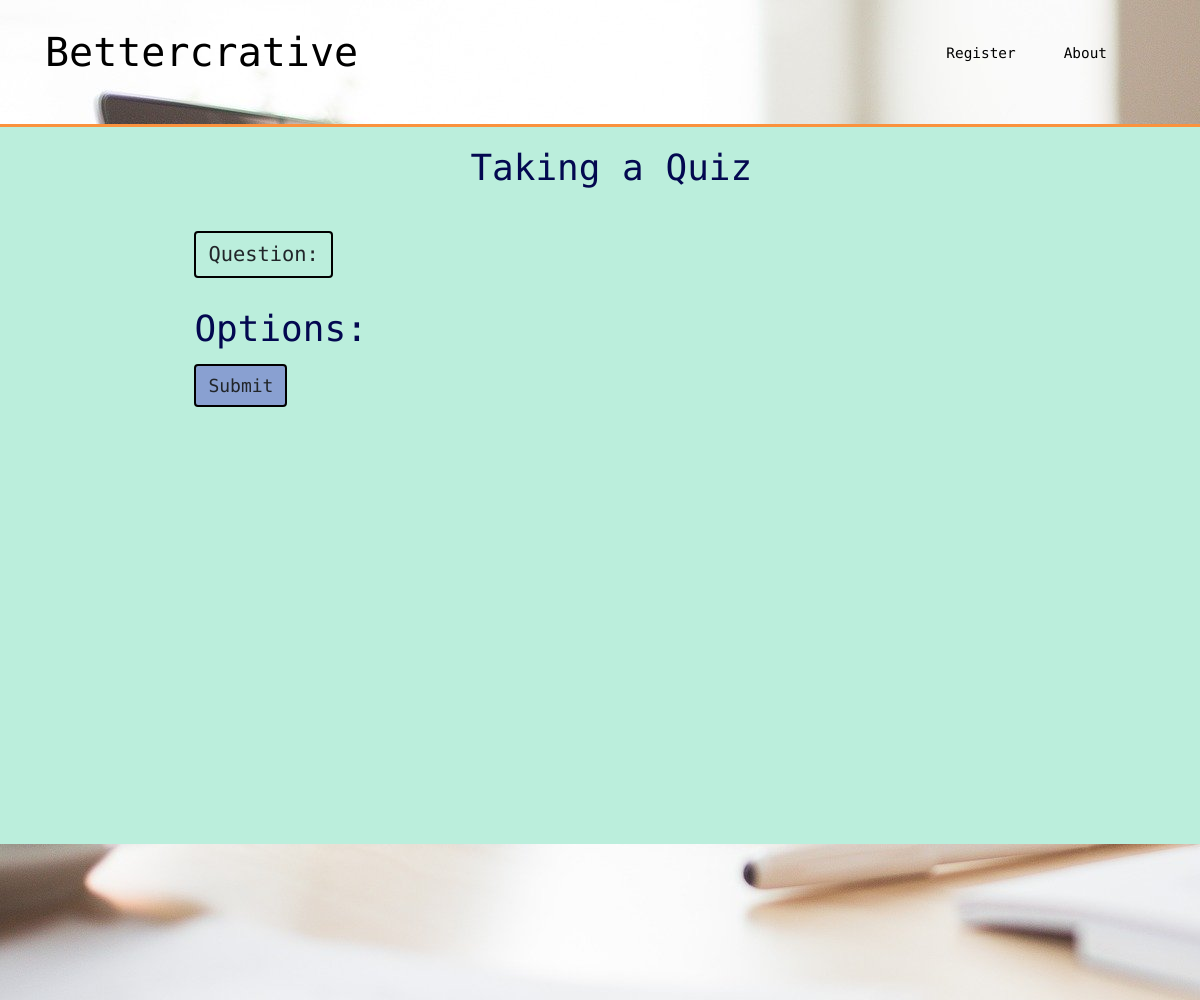
Before: /classroom/3 with the older database file.
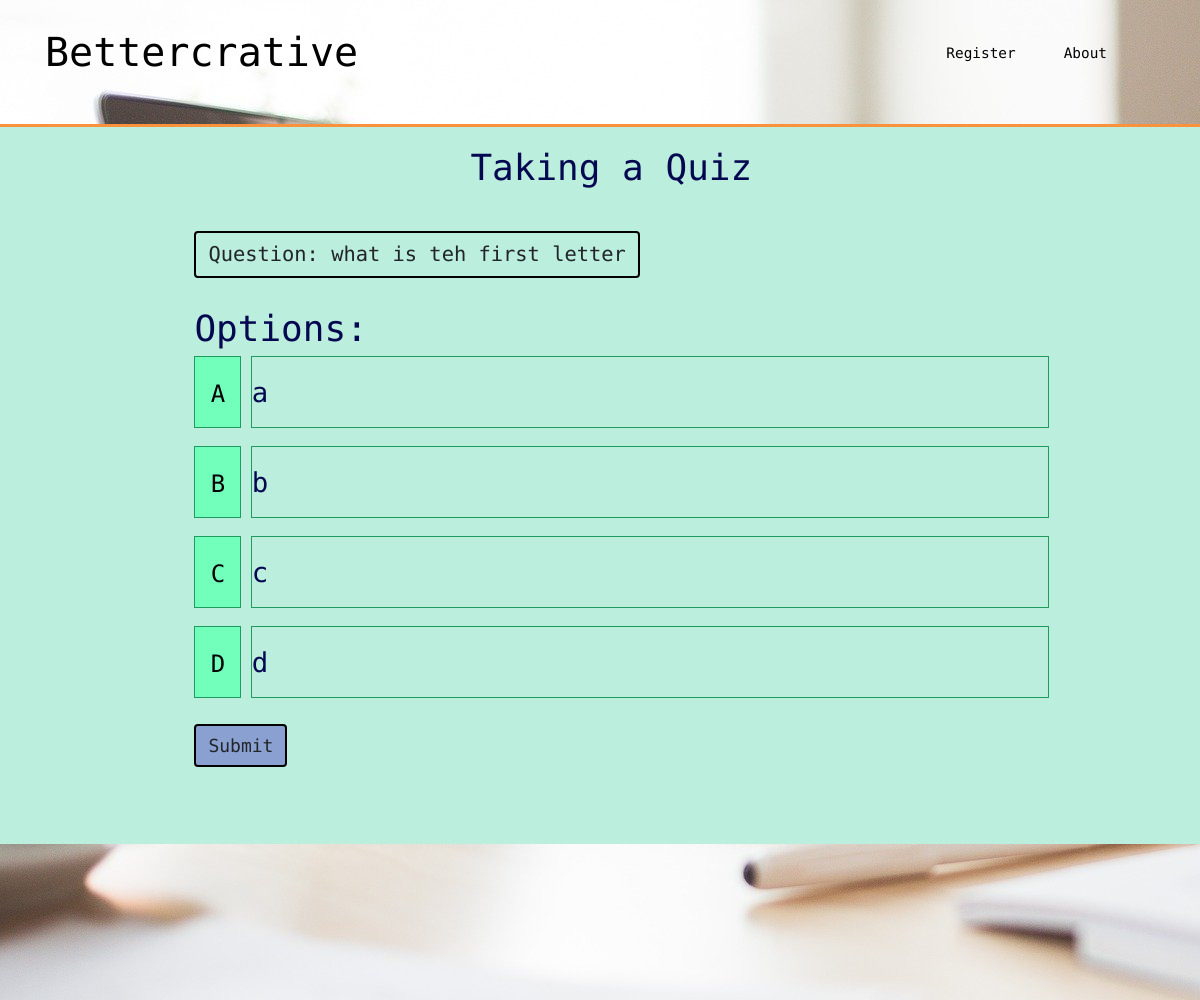
After: the same page with the newer database file.
### bettercrative/models.py (models this page shows, shortened)
class Quiz(db.Model):
    id = db.Column(db.Integer, primary_key=True)
    name = db.Column(db.String(50), unique=True, nullable=False)
    question_content = db.Column(db.String, nullable=False)
    question_answers = db.relationship('Answer', backref='quiz', lazy=True, collection_class=list,
                                       cascade="all, delete, delete-orphan")
    date_created = db.Column(db.Date, nullable=False, default=datetime.today())
    user_id = db.Column(db.Integer, db.ForeignKey('user.id'), nullable=False)
    classroom_host_id = db.Column(db.Integer, db.ForeignKey('classroom.id'), nullable=True)
    active_question = db.Column(db.String, nullable=True)
    questions = db.relationship('Question', backref='quiz', lazy=True, collection_class=list, cascade="all, delete, delete-orphan")

class Answer(db.Model):
    id = db.Column(db.Integer, primary_key=True)
    content = db.Column(db.Text, nullable=False)
    quiz_id = db.Column(db.Integer, db.ForeignKey('quiz.id'), nullable=False)
    correct = db.Column(db.Boolean, nullable=False, default=False)

### bettercrative/classrooms/routes.py (the view)
@classrooms.route("/classroom/<int:classroom_id>", methods=['GET', 'POST'])
def classroom(classroom_id):
    classroom = Classroom.query.get_or_404(classroom_id)
    quizzes = classroom.added_quizzes
    if current_user.is_authenticated:
        return render_template('classroom.html', title=classroom.name, classroom=classroom) #, active_quiz=active_quiz <- THIS WAS REMOVED FROM END OF THIS LINE
    else:
        quiz = Quiz.query.filter_by(classroom_host_id=classroom_id).first()
        return render_template('take_quiz.html', title='TakeQuiz', classroom=classroom, quiz=quiz)
        print(classroom_id)
        return render_template('take_quiz.html', classroom_id=classroom_id)

### bettercrative/templates/take_quiz.html (shortened to what this page needs)
{% extends "layout.html" %}
{% block content %}
<div class = "multiple-choice">
         <span class = "Taking-a-Quiz">Taking a Quiz</span>
        <div class = "answerchoices">
            <div class = "menu" style = "margin-left:15vw; margin-top: ">
                <form action="" method='POST'>
                        <span class = "btn" style = "font-size:1.7vw; margin-top:3vw;"> Question: {{ quiz.question_content }} </span>
                        <div class =  "options">
                            <span> Options:</span>
                                <div class ="Student-Answers">
                                {%for eachanswer in quiz.question_answers%}
                                <div class = "answerContainer reset">
                                    <div class = "answerChoice">
                                        <span class = "choice"> <input type = "button" name="studentResponse" value = '{{"ABCD"[loop.index0]}}' class ="response"></span>
                                        <div class = "answerBox">
                                            <div class = "answerBox-answer">
                                                {{eachanswer.content}}
                                            </div>
                                        </div>
                                    </div>
                                {%endfor%}
                                <button type="submit" class="btn Taking-a-Quiz-Submit" style="background-color:rgb(137, 160, 209);">Submit</button>
                                </div>
                        </div>
                </form>
            </div>
        </div>
{% endblock  %}

### bettercrative/templates/layout.html (shortened to what this page needs)
<!DOCTYPE html>
<html lang="en">
<head>
    <link href="https://stackpath.bootstrapcdn.com/bootstrap/4.4.1/css/bootstrap.min.css"
 rel="stylesheet">
    <link href="{{ url_for('static', filename='vendor/fontawesome-free/css/all.min.css')}}" rel="stylesheet" type="text/css">
    <link href="{{ url_for('static', filename='main.css') }}" rel="stylesheet" type="text/css">
</head>
<body id = "body">
<div class="transparent-background">
        <header>
            <nav class="nav">
                <div class="container">
                    <div class="logo">
                        <a href="{{ url_for('main.home') }}">Bettercrative</a>
                    </div>
                    <div class="listofcontents" id="navlistcontents">
                        <ul class="navlinks">
                            {% if current_user.is_authenticated %}
                            <li><a href="{{ url_for('main.about') }}"> About </a></li>
                            <li><a href="{{ url_for('users.account') }}"> Account </a></li>
                            <li><a href="{{ url_for('users.logout') }}"> Logout </a></li>
                            {% else %}
                            <li><a href="{{ url_for('users.register') }}"> Register </a></li>
                            <li><a href="{{ url_for('main.about') }}"> About </a></li>
                            {% endif %}
                        </ul>
                    </div>
                </div>
            </nav>
        </header>
    <section class="home-section">
        {% block content %}
        {% endblock %}
    </section>
</div>
</body>
</html>

### bettercrative/static/main.css (style rules this page uses)
body { background-attachment: fixed; font-family: 'Open Sans Condensed'; font-size: 180%; background-image: url("images/laptopmono.jpg"); }
* { box-sizing: border-box; }
section { opacity: 100%; }
body:after { content: ' '; display: block; position: absolute; left: 0; top: 0; z-index: -1; width: 100%; height: 100%; }
.nav { z-index: 3; width: 100%; height: 65px; position: fixed; line-height: 65px; text-align: center; }
.nav div.logo { float: left; width: auto; height: auto; }
.nav div.logo a { text-decoration: none; color: black; font-size: 2.5rem; font-family: 'Source Code Pro', monospace; }
.nav div.listofcontents { height:65px; float:right; font-size:1.5vw; overflow: hidden; }
.nav div.listofcontents a { text-decoration: none; color: black; font-family: 'Source Code Pro', monospace; }
.nav div.listofcontents ul { width: 100%; height: 65px; display: flex; list-style: none; margin: 0; padding: 0; font-size: 1.2vw; }
.nav div.listofcontents li { width: auto; height: 65px; padding: 0; padding-right:3rem; }
.nav { padding-top: 20px; padding-bottom: 20px; -webkit-transform: all 0.4s ease; transition: all 0.4s ease; }
.transparent-background { background-image: url("images/laptopmono.jpg"); }
.home-section { width: 100%; padding-top: 40px; height: 1000px; }
div.multiple-choice { padding: 1em; position: relative; background-color: rgb(187, 238, 220); border-top: 3px solid rgb(250, 146, 61); padding-right: 4.6em; min-height:15em; height: 50vw; }
div.reset::after { content: ""; display: table; clear: both; }
div.answerChoice { margin-bottom: .5em; position: relative; float: left; width: 100%; }
span.choice { float: left; width: 5%; padding:.53em 0; background:rgb(113,255,187); border: 1px solid rgb(30,155,95); text-align: center; font-size: 2.28vw; }
div.answerBox { width: 85%; float: left; margin-left: 1%; border: 1px solid rgb(30,155,95); padding: .53em 0; font-size: 2.28vw; }
.btn { border: 2px solid black; }
span.Taking-a-Quiz { font-size:3vw; margin-left:38vw; }
button.btn.Taking-a-Quiz-Submit { font-size:1.5vw; }
div.options { font-size:3vw; margin-top:2vw; }
.response { background:transparent; font-size:2vw; border:none; }

### bettercrative/templates/take_quiz.html (style rules this page uses)
div.multiple-choice { color:rgb(3, 8, 80); font-family: "Source Code Pro"; font-size:1.2vw; height:60vw; }
div.multiple-choice { margin-top: 7vw; }

Changed rows visible on the page:
added Quiz: question_content "what is teh first letter"
added Answer: content "a"
added Answer: content "b"
added Answer: content "c"
added Answer: content "d"
